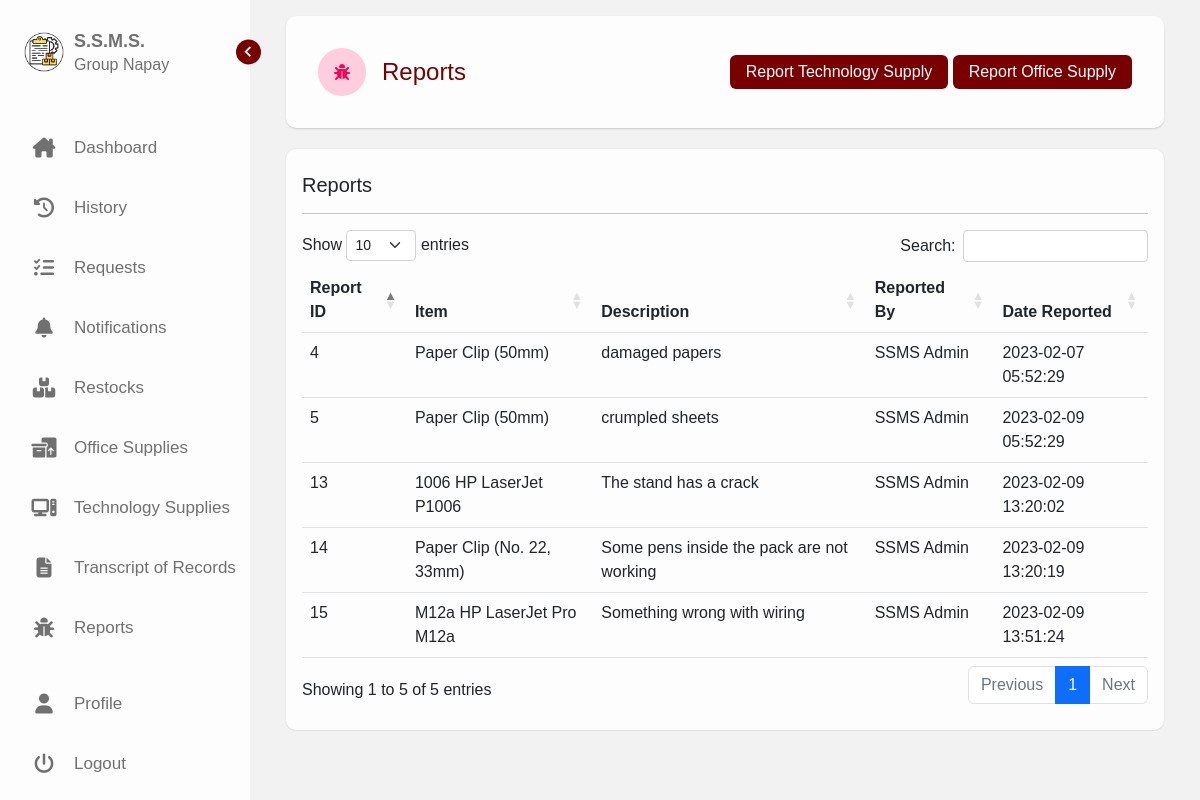
/reports.php (signed in), run on the app's committed database.
### tables this page shows
CREATE TABLE `reports` (
  `report_id` int(11) NOT NULL,
  `os_id` int(11) DEFAULT NULL,
  `ts_id` int(11) DEFAULT NULL,
  `report_description` varchar(255) NOT NULL,
  `report_by` int(11) NOT NULL,
  `report_date` datetime NOT NULL
);

### reports.php (the view, shortened to what this page needs)
<!DOCTYPE html>
<html lang="en">
<head>
    <link rel="stylesheet" href="assets/css/style.css?v=<?php echo time(); ?>">
    <link rel="stylesheet" href="assets/css/style1.css?v=<?php echo time(); ?>">
    <link rel="stylesheet" href="assets/css/history.css?v=<?php echo time(); ?>">
    <link rel="stylesheet" href="assets/css/profile.css?v=<?php echo time(); ?>">
    <link rel="stylesheet" href="https://cdnjs.cloudflare.com/ajax/libs/font-awesome/6.2.1/css/all.min.css" />
    <link href='https://unpkg.com/boxicons@2.1.1/css/boxicons.min.css' rel='stylesheet'>
    <link rel="stylesheet" href="https://cdn.jsdelivr.net/npm/bootstrap@5.2.3/dist/css/bootstrap.min.css">
    <link rel="stylesheet" type="text/css" href="https://cdn.datatables.net/1.13.1/css/dataTables.bootstrap5.min.css" />
</head>
<body>
                                    <?php
                                    $sql = "SELECT os_id as os_id, os_name as os_item FROM office_supplies";
                                    ?>
    <?php include 'nav.php'; ?>
    <section class="home">
        <div class="container mt-3 mb-3">
            <div class="col-sm-12 col-md-12 col-lg-12">
                <div class="header">
                    <div class="header-content">
                        <span class="d-flex justify-content-center align-items-center">
                            <i class="fa-solid fa-bug icon"></i>
                            <p class="header-title text">Reports</p>
                        </span>
                        <div>
                            <button class="btn btn-default py-1 my-1" data-bs-toggle="modal" data-bs-target="#viewModalTechnology">Report Technology Supply</button>
                            <button class="btn btn-default py-1 my-1" data-bs-toggle="modal" data-bs-target="#viewModaloffice">Report Office Supply</button>
                        </div>
                    </div>
                </div>
            </div>
            <div class="col-12 col-sm-12 col-md-12 col-lg-12">
                <div class="large-content">
                    <div class="table-responsive">
                        <h5>Reports</h5>
                        <hr class="my-3">
                        <table class="table table-hover">
                            <thead>
                                <tr class="pt-5">
                                    <th scope="col">Report ID</th>
                                    <th scope="col">Item</th>
                                    <th scope="col">Description</th>
                                    <th scope="col">Reported By</th>
                                    <th scope="col">Date Reported</th>
                                </tr>
                            </thead>
                            <tbody>
                                <?php
                                include 'includes/config.inc.php';
                                if ((isset($_SESSION['ct']) and ($_SESSION['ct']) == 'user')) {
                                    $sql = "SELECT \n"
                                        . "    r.report_id as Id, COALESCE(os.os_name, CONCAT(ts.ts_name, ' ', ts.ts_model)) as Item,\n"
                                        . "    r.report_description AS Description, \n"
                                        . "    CONCAT(u.user_firstname, ' ', u.user_lastname) as User, \n"
                                        . "    r.report_date AS Date\n"
                                        . "FROM reports r\n"
                                        . "LEFT JOIN office_supplies os ON r.os_id = os.os_id\n"
                                        . "LEFT JOIN technology_supplies ts ON r.ts_id = ts.ts_id\n"
                                        . "LEFT JOIN users u ON r.report_by = u.user_id\n"
                                        . "WHERE r.report_by=" . $_SESSION['id'] . "\n"
                                        . "ORDER BY r.report_date DESC;";
                                } else {
                                    $sql = "SELECT \n"
                                        . "    r.report_id as Id, COALESCE(os.os_name, CONCAT(ts.ts_name, ' ', ts.ts_model)) as Item,\n"
                                        . "    r.report_description AS Description, \n"
                                        . "    CONCAT(u.user_firstname, ' ', u.user_lastname) as User, \n"
                                        . "    r.report_date AS Date\n"
                                        . "FROM reports r\n"
                                        . "LEFT JOIN office_supplies os ON r.os_id = os.os_id\n"
                                        . "LEFT JOIN technology_supplies ts ON r.ts_id = ts.ts_id\n"
                                        . "LEFT JOIN users u ON r.report_by = u.user_id\n"
                                        . "ORDER BY r.report_date DESC;";
                                }
                                $result = $conn->query($sql);
                                if ($result->num_rows > 0) {
                                    while ($row = $result->fetch_assoc()) {
                                        $id = $row['Id'];
                                        $item = $row['Item'];
                                        $des = $row['Description'];
                                        $user = $row['User'];
                                        $date = $row['Date'];
                                ?>
                                        <tr>
                                            <td><?php echo $id; ?></td>
                                            <td><?php echo $item; ?></td>
                                            <td><?php echo $des; ?></td>
                                            <td><?php echo $user; ?></td>
                                            <td><?php echo $date; ?></td>
                                        </tr>
                                <?php
                                    }
                                } else {
                                    echo '<td>No data found</td>
                                            <td></td>
                                            <td></td>
                                            <td></td>
                                            <td></td>';
                                }
                                ?>
                            </tbody>
                        </table>
                    </div>
                </div>
            </div>
        </div>
    </section>
</body>
</html>

### assets/css/style.css (style rules this page uses)
* { margin: 0; padding: 0; box-sizing: border-box; font-family: 'Helvetica', sans-serif; }
:root { --body-color: #f2f2f2; --sidebar-color: #fdfdfd; --primary-color: #780000; --primary-color-light: #fdfdfd; --toggle-color: #DDD; --text-color: #707070; --tran-03: all 0.2s ease; --tran-03: all 0.3s ease; --tran-04: all 0.3s ease; --tran-05: all 0.3s ease; }
body { min-height: 100vh; background-color: var(--body-color); transition: var(--tran-05); }
.home { position: absolute; top: 0; top: 0; left: 250px; width: calc(100% - 250px); background-color: var(--body-color); transition: var(--tran-05); }
.home .text { color: var(--text-color); }
.home { padding: 0rem 1.5rem; }
.home .header-title { font-size: 1.5rem; margin: unset; padding: unset; color: var(--primary-color); }
.home p { margin: unset; }
.header { padding: 1rem 1rem; background-color: var(--sidebar-color); box-shadow: rgba(0, 0, 0, 0.16) 0px 1px 2px; border-radius: 10px; }
@media screen and (min-width: 768px) { .header-content { padding: 1rem 1rem; display: flex; justify-content: space-between; align-items: center; } }
@media screen and (min-width: 990px) { .header-content { padding: 1rem 1rem; display: flex; justify-content: space-between; align-items: center; } }

### assets/css/style1.css (style rules this page uses)
.btn { margin: unset !important; padding: unset !important; }
.viewBtn, .btn-default { color: #FFF !important; background-color: #780000 !important; padding: 0px 15px !important; }
.home .icon { padding: 1rem; margin-right: 1rem; border-radius: 100%; }
.home .fa-bug { color: #FF0054; background-color: #FF005430; }
.large-content { background-color: var(--sidebar-color); border-radius: 10px; padding: 1.5rem 1rem; box-shadow: rgba(9, 30, 66, 0.05) 0px 1px 1px, rgba(9, 30, 66, 0.03) 0px 0px 1px 1px; transition: var(--tran-05); margin-top: 1.3rem; }
.home hr { margin: 9px 0; }

### assets/css/history.css (style rules this page uses)
body { background-color: #f2f2f2 !important; }

### assets/css/profile.css (style rules this page uses)
body { background-color: #f2f2f2 !important; }

### data on the page
reports: report_id "15", item "M12a HP LaserJet Pro M12a", report_description "Something wrong with wiring", user "SSMS Admin", report_date "2023-02-09 13:51:24"
reports: report_id "14", item "Paper Clip (No. 22, 33mm)", report_description "Some pens inside the pack are not working", user "SSMS Admin", report_date "2023-02-09 13:20:19"
reports: report_id "13", item "1006 HP LaserJet P1006", report_description "The stand has a crack", user "SSMS Admin", report_date "2023-02-09 13:20:02"
reports: report_id "5", item "Paper Clip (50mm)", report_description "crumpled sheets", user "SSMS Admin", report_date "2023-02-09 05:52:29"
reports: report_id "4", item "Paper Clip (50mm)", report_description "damaged papers", user "SSMS Admin", report_date "2023-02-07 05:52:29"
